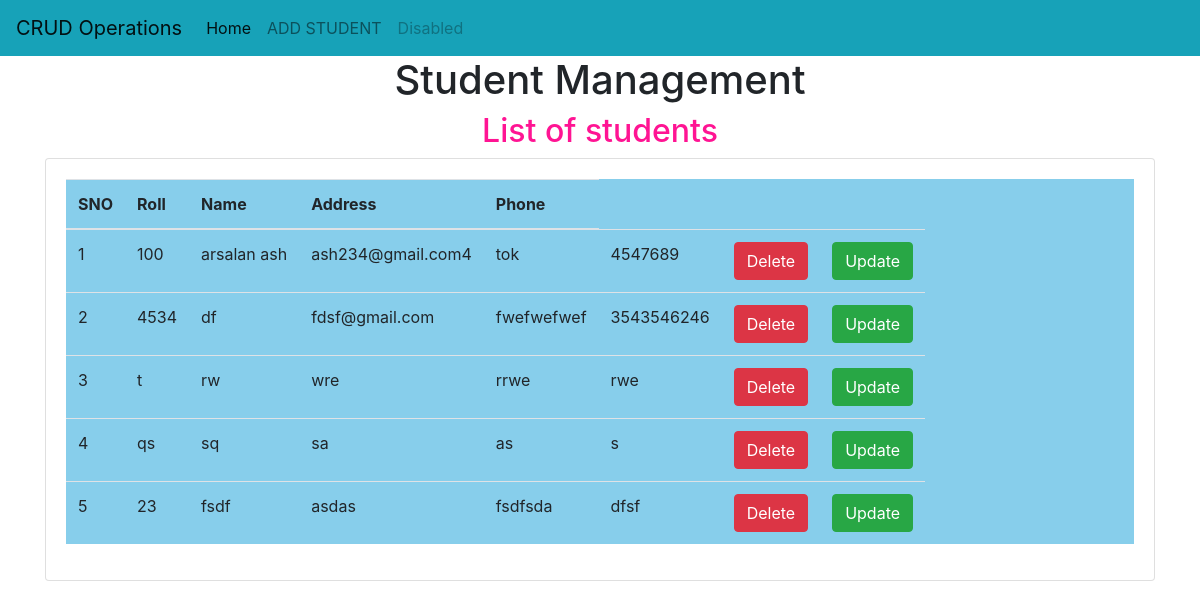
The page / on the database its author committed.
### crud/models.py (models this page shows)
class student(models.Model):
    roll=models.CharField(max_length=100)
    name=models.CharField(max_length=50)
    email=models.CharField(max_length=150)
    address=models.CharField(max_length=200)
    phone=models.CharField(max_length=11)

### crud/views.py (the view)
def home(request):
    stu=student.objects.all()
    return render(request,"stu/home.html",{'stu':stu})

### templates/stu/home.html (shortened to what this page needs)
<!doctype html>
<html lang="en">
  <head>
    <link rel="stylesheet" href="https://cdn.jsdelivr.net/npm/bootstrap@4.0.0/dist/css/bootstrap.min.css">
  </head>
  <body>
    {% include 'stu/navbar.html'%}
    <h1 style=" text-align: center; ;">Student Management </h1>
    <h2 style=" text-align: center;color: deeppink ; margin-top: auto;">List of students </h2>
    <div class="container">
      <div class="row">
        <div class="col-md-12  ">
          <div class="card ">
            <div class="card-body ">
              <table class="table table-responsive" style="background-color:skyblue ;">
                  <thead>
                    <tr>
                      <th>SNO</th>
                      <th>Roll</th>
                      <th>Name</th>
                      <th>Address</th>
                      <th>Phone</th>
                    </tr>
                  </thead>
                  <tbody>
                    {%for s in stu %}
                     <tr>
                      <td>{{forloop.counter}}</td>
                      <td>{{s.roll}}</td>
                      <td>{{s.name}}</td>
                      <td>{{s.email}}</td>
                      <td>{{s.address}}</td>
                      <td>{{s.phone}}</td>
                      <td>
                        <a   href="/crud/delete_student/{{s.id}}" class="btn btn-danger ">Delete</a>
                      </td>
                      <td>
                        <a href="/crud/update_student/{{s.id}}" class="btn btn-success ">Update</a>
                      </td>
                     </tr>
                    {% endfor %}
                  </tbody>
                </table>
            </div>
          </div>
        </div>
      </div>
    </div>
  </body>
</html>

### templates/stu/navbar.html (shortened to what this page needs)
<nav class="navbar navbar-expand-lg navbar-light bg-info">
    <a class="navbar-brand" href="/crud/home/">CRUD Operations</a>
    <div class="collapse navbar-collapse" id="navbarSupportedContent">
      <ul class="navbar-nav mr-auto">
        <li class="nav-item active">
          <a class="nav-link" href="#">Home <span class="sr-only">(current)</span></a>
        </li>
        <li class="nav-item">
          <a class="nav-link" href="/crud/add_student/">ADD STUDENT</a>
        <li class="nav-item">
          <a class="nav-link disabled" href="#">Disabled</a>
        </li>
      </ul>
    </div>
  </nav>

### rows shown on the page
student: roll "100", name "arsalan ash", email "ash234@gmail.com4", address "tok", phone "4547689"
student: roll "4534", name "df", email "fdsf@gmail.com", address "fwefwefwef", phone "3543546246"
student: roll "t", name "rw", email "wre", address "rrwe", phone "rwe"
student: roll "qs", name "sq", email "sa", address "as", phone "s"
student: roll "23", name "fsdf", email "asdas", address "fsdfsda", phone "dfsf"
